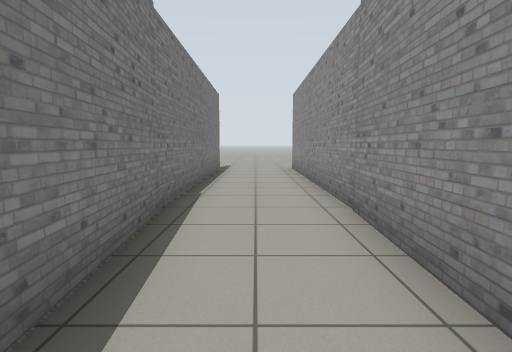
view 1 (above)

20 first-person views from a walk through a robot-simulator world made for Gazebo. The camera is 0.94 m above the floor, tilts 6° down and sees 80° across. The floor is counted in squares, 1 m on a side. Each view is taken from the middle of a square. On the plan, view 1 faces up. The plan holds only what a view shows up to about 11 squares ahead; the rest is blank.

view 2
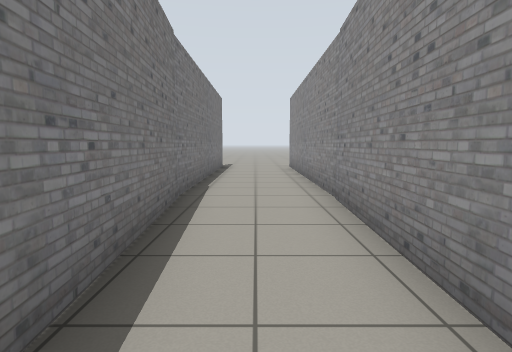

view 3
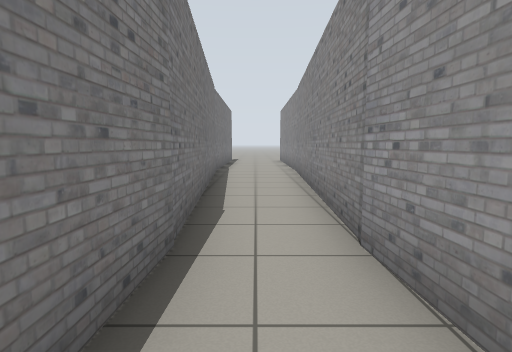

view 4
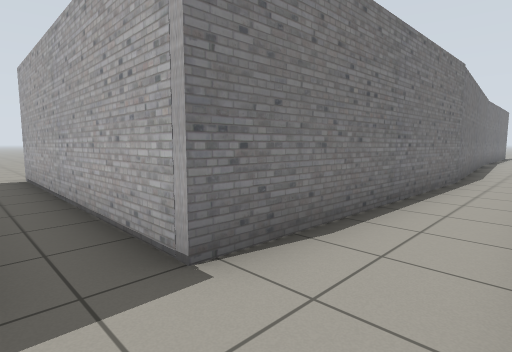

view 5
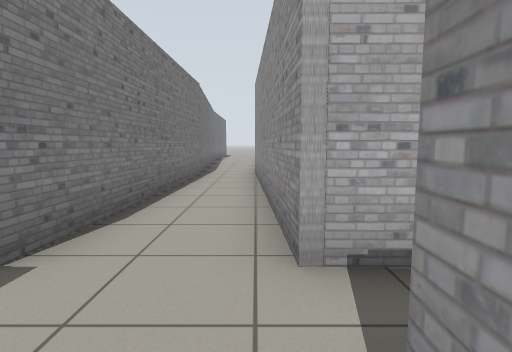

view 6
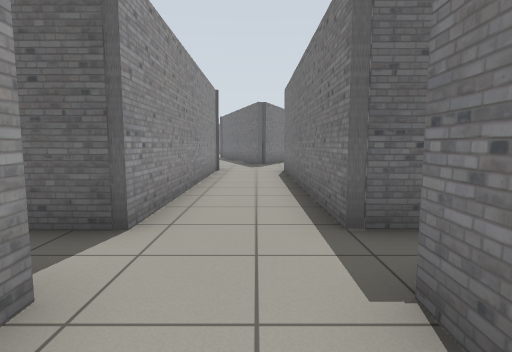

view 7
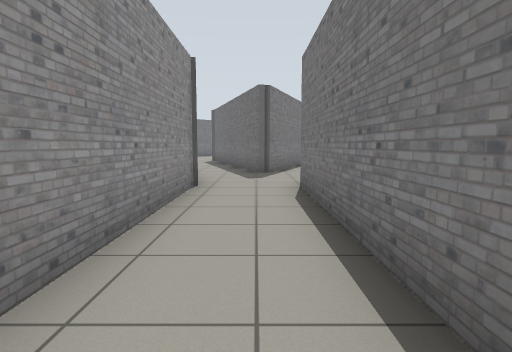

view 8
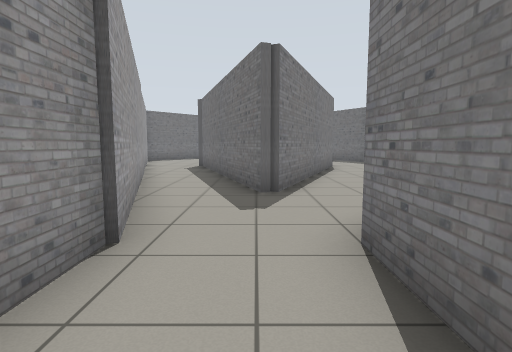

view 9
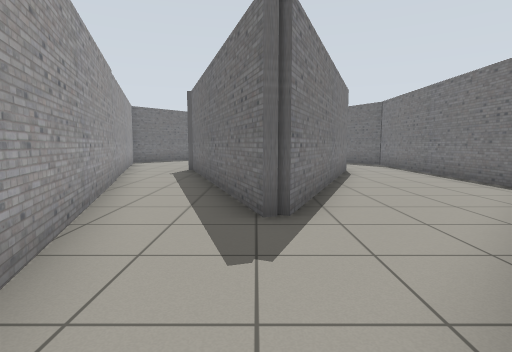

view 10
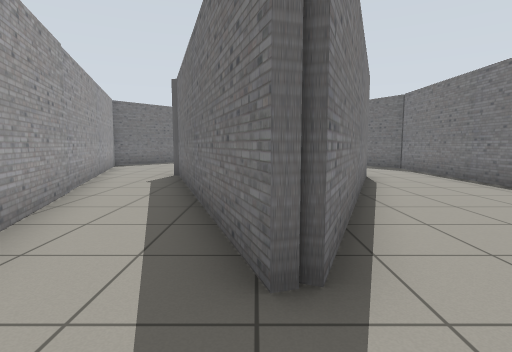

view 11
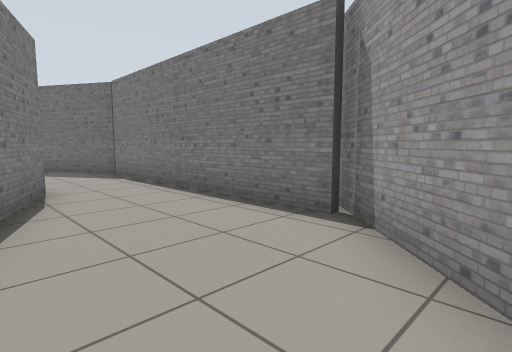

view 12
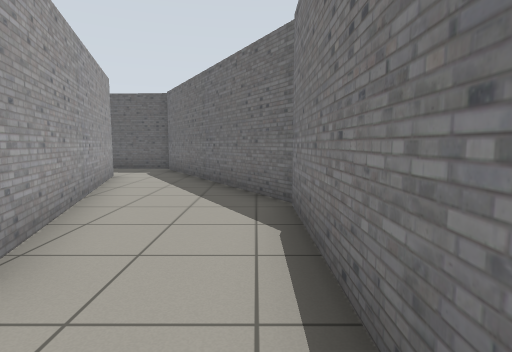

view 13
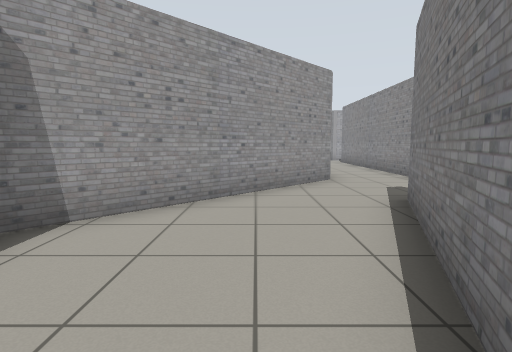

view 14
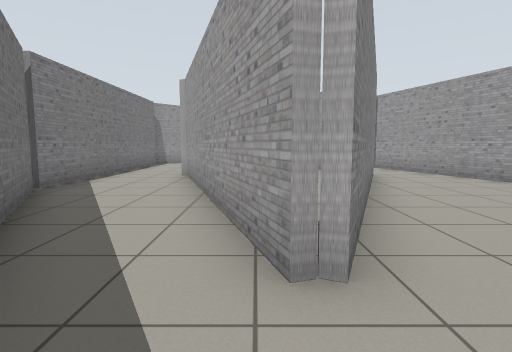

view 15
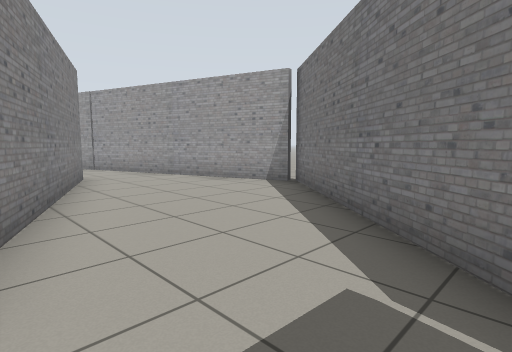

view 16
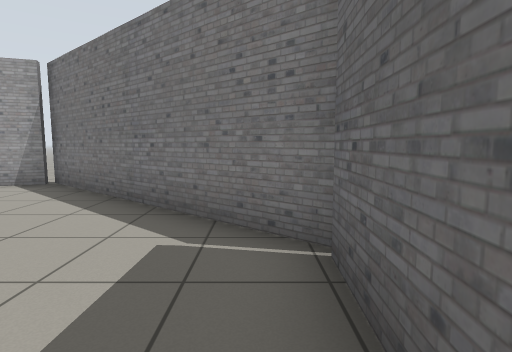

view 17
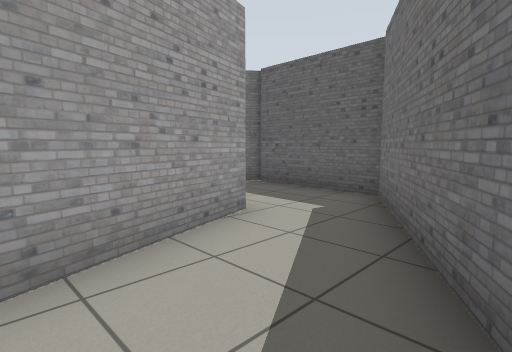

view 18
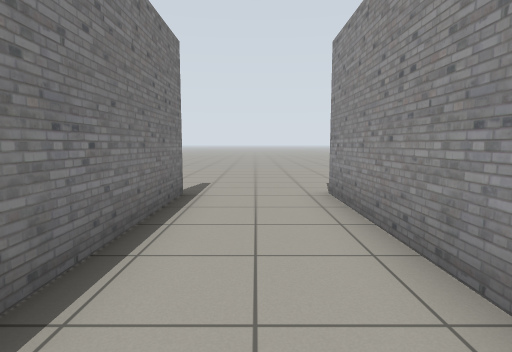

view 19
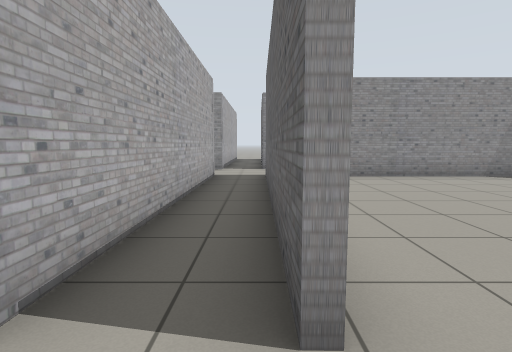

view 20
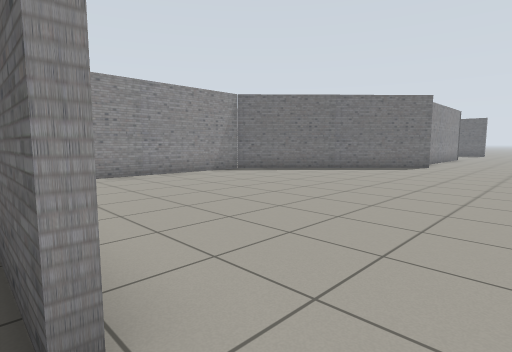

### Floor plan
Ten units are one square. View 1 is at (0, 0); x grows to the right and y downward. Boxes are objects, and circles mark ways between rooms. Rooms are numbered by the first view taken in them; rooms with no view inside come last. Other rooms are left out.
<svg viewBox="-100 -130 169 531">
<path fill="none" stroke="#000" d="M-14 -43 -8 32 -10 108M14 32 14 -119M-14 -119 -14 -44M13 108 10 32M-10 199 -35 226M14 198 14 123M-1 228 2 237M24 231 13 198M-10 123 -12 198M-8 238 -4 229M23 108 13 108M-56 251 -56 328 -42 351M-17 342 -31 297 -8 238M-35 226 -62 254M-8 370 -17 342M60 342 44 292M25 301 -4 371M-42 351 -16 395 17 396 64 341M-12 195 -12 146M44 292 34 262M11 265 23 300M34 262 24 231M2 237 11 265M-88 122 -10 123M-10 108 -87 107"/>
<circle cx="0" cy="100" r="3" fill="#2a7"/>
<circle cx="-20" cy="230" r="3" fill="#2a7"/>
<circle cx="10" cy="240" r="3" fill="#2a7"/>
<circle cx="-30" cy="350" r="3" fill="#2a7"/>
<circle cx="30" cy="300" r="3" fill="#2a7"/>
<circle cx="-95" cy="120" r="3" fill="#2a7"/>
<circle cx="20" cy="270" r="3" fill="#2a7"/>
<text x="0" y="-40">1</text>
<text x="0" y="180">2</text>
<text x="-40" y="290">3</text>
<text x="20" y="350">4</text>
<text x="-70" y="250">5</text>
<text x="30" y="280">6</text>
<text x="20" y="250">7</text>
<text x="-90" y="110">8</text>
</svg>
Room 1 opens to room 2. Room 2 opens to room 3. Room 2 opens to room 7. Room 3 opens to room 4. Room 4 opens to room 6. Room 5 opens to room 8. Room 6 opens to room 7.

Where each view was taken, in squares from view 1:
view 1: 0 up, 0 right, facing up
view 2: 1 down, 0 right, facing up
view 3: 6 down, 0 right, facing up
view 4: 12 down, 1 right, facing up-left
view 5: 13 down, 1 right, facing up
view 6: 9 down, 0 right, facing down
view 7: 13 down, 0 right, facing down
view 8: 17 down, 0 right, facing down
view 9: 19 down, 0 right, facing down
view 10: 21 down, 0 right, facing down
view 11: 23 down, 2 left, facing down-left
view 12: 28 down, 5 left, facing down
view 13: 28 down, 3 left, facing up
view 14: 39 down, 1 left, facing up
view 15: 39 down, 0 right, facing up-right
view 16: 39 down, 1 left, facing right
view 17: 34 down, 4 left, facing down-right
view 18: 6 up, 0 right, facing up
view 19: 12 down, 10 left, facing right
view 20: 12 down, 10 left, facing down-right
